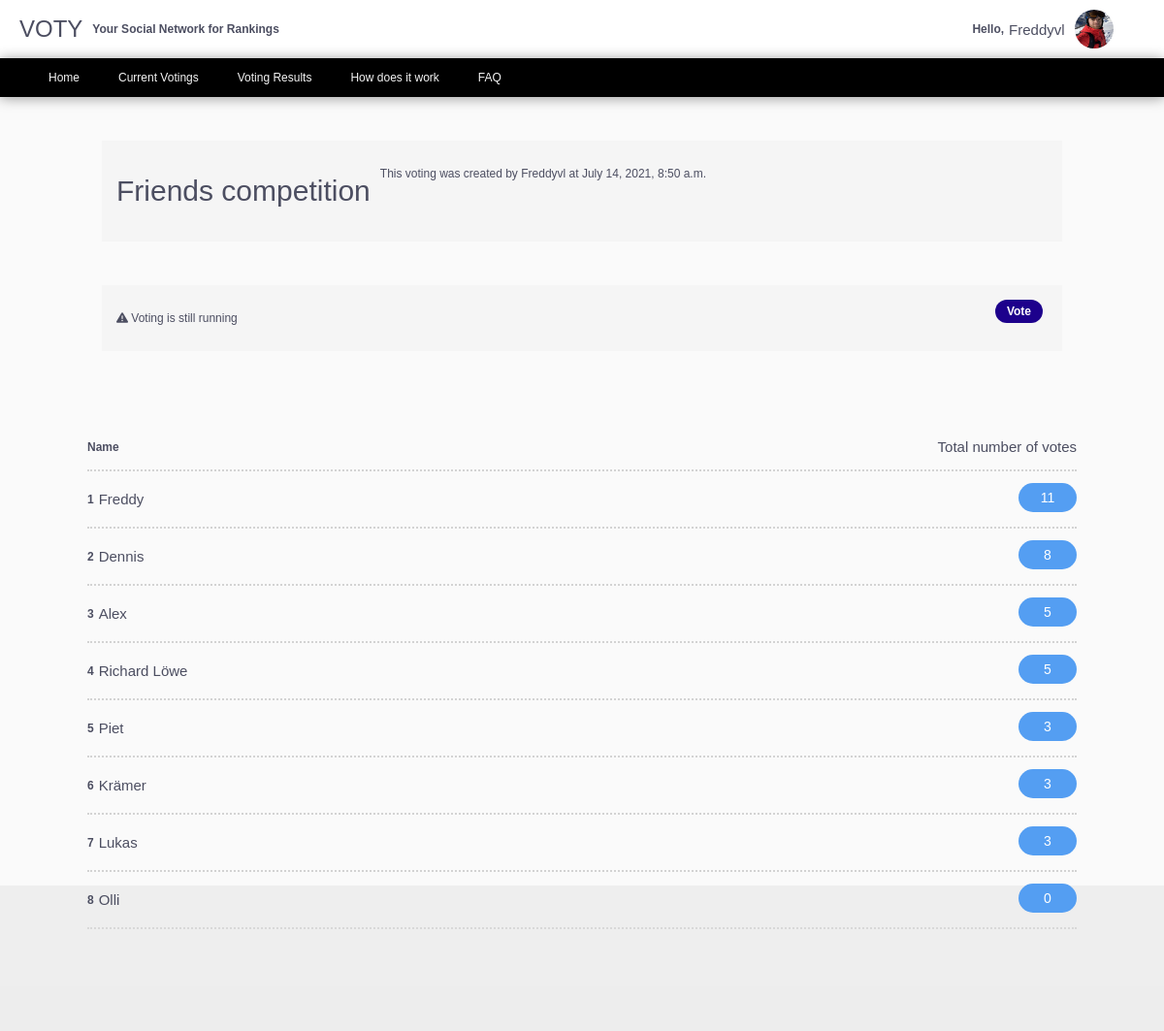
The page /voting/4/results/ (signed in) on the database as committed earlier.
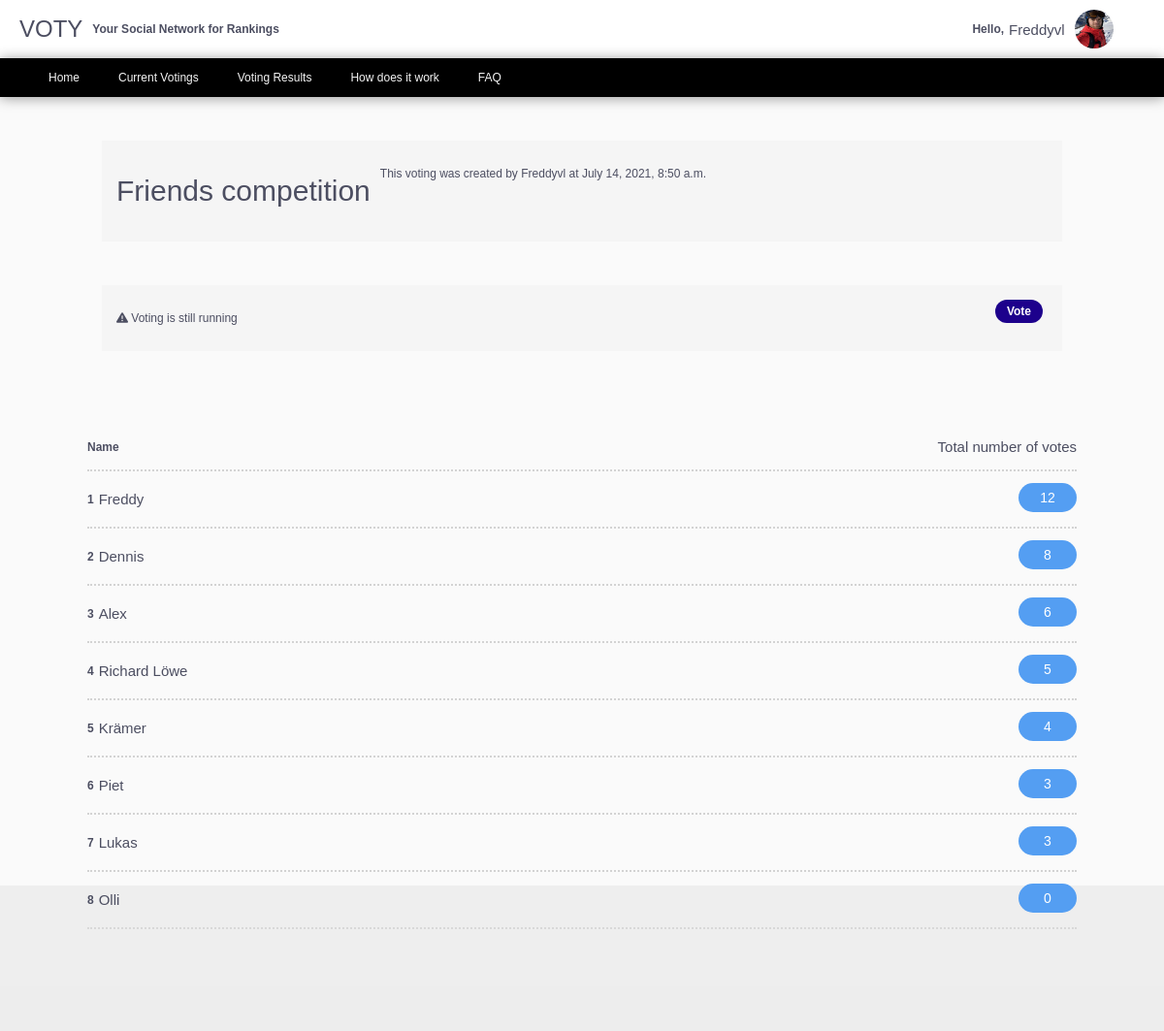
The same page on the database as committed later.
### voting/models.py (models this page shows, shortened)
class Element(models.Model):
    title = models.CharField(max_length=100)
    description = models.TextField(blank=True)
    voting = models.ForeignKey(Voting, on_delete=models.CASCADE, related_name='related_votings')
    likes = models.PositiveIntegerField(default=0)
    link = models.CharField(max_length=300, blank=True, default='https://images.pexels.com/photos/2444429/pexels-photo-2444429.jpeg?auto=compress&cs=tinysrgb&dpr=2&h=750&w=1260')

### voting/views.py (the view)
# urls.py: path('<int:pk>/results/', RankElementsListview.as_view(), name='voting-results'),
class RankElementsListview(ListView):
    model = Element
    template_name = 'voting/voting-results.html'
    ordering = ['-likes']
    def get_context_data(self, **kwargs):
        context = super().get_context_data(**kwargs)
        context['elements'] = Element.objects.filter(voting_id=self.kwargs['pk']).order_by('-likes')
        context['voting'] = Voting.objects.filter(id=self.kwargs['pk'])
        return context

### voting/templates/voting/voting-results.html
{% extends "voting/base.html" %}
{% load static %}
{% block extrahead %}
        <link rel="stylesheet" type="text/css "href="{% static 'voting/active-voting.css' %}">
{% endblock %}
{% block content %}
    <div class="active-voting-info">
        <h1>{{voting.0.title}}</h1>
        <p>This voting was created by {{ voting.0.author }} at {{ voting.0.date_created }}</p>
    </div>
    <div class="active-voting-info flex space-between">
        {% if voting.0.active %}
        <p> <i class="fas fa-exclamation-triangle"></i> Voting is still running</p>
        <a class="btn-blue " href="{% url 'voting-active' voting.0.id %}">Vote</a>
        {% else %}
         <p><i class="fas fa-check-circle"></i>  The vote is over</p>
        {% endif %}
    </div>
    <div class="results">
        <li>
            <p>Name</p>
            <p>Total number of votes</p>
        </li>
        {% for element in elements  %}
               <li>
                   <div class="flex align-items-center">
                       <p>{{ forloop.counter }}</p>
                       <p>{{element.title}}</p>
                   </div>
                   <div>
                       <p>
                           <div class="number-of-votes flex">
                               {{element.likes}}
                           </div>
                       </p>
                   </div>
               </li>
        {% endfor %}
        </div>
    </div>
{% endblock content %}

Rows that differ between the two databases and show on the page:
changed Element "Freddy": likes "11" → "12"
changed Element "Alex": likes "5" → "6"
changed Element "Krämer": likes "3" → "4"; moves up the list
